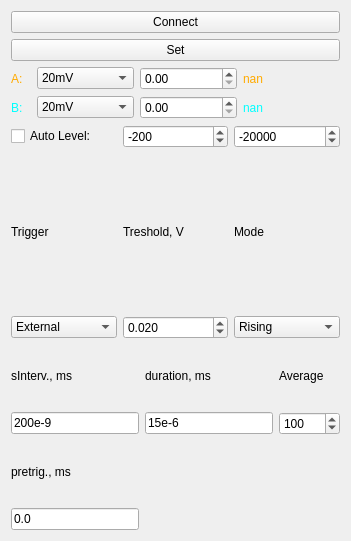
           <widget class="QWidget" name="Picoscope">
            <property name="geometry">
             <rect>
              <x>0</x>
              <y>0</y>
              <width>351</width>
              <height>541</height>
             </rect>
            </property>
            <attribute name="label">
             <string>Picoscope</string>
            </attribute>
            <layout class="QVBoxLayout" name="verticalLayout_6">
             <item>
              <widget class="QPushButton" name="connect_pico">
               <property name="text">
                <string>Connect</string>
               </property>
               <property name="checkable">
                <bool>true</bool>
               </property>
              </widget>
             </item>
             <item>
              <widget class="QPushButton" name="pico_set">
               <property name="text">
                <string>Set</string>
               </property>
              </widget>
             </item>
             <item>
              <layout class="QGridLayout" name="gridLayout_3">
               <item row="0" column="3">
                <widget class="QLabel" name="pico_ChA_value">
                 <property name="styleSheet">
                  <string notr="true">color:rgb(255, 170, 0);</string>
                 </property>
                 <property name="text">
                  <string>nan</string>
                 </property>
                </widget>
               </item>
               <item row="1" column="0">
                <widget class="QLabel" name="labell">
                 <property name="maximumSize">
                  <size>
                   <width>30</width>
                   <height>16777215</height>
                  </size>
                 </property>
                 <property name="styleSheet">
                  <string notr="true">color: rgb(0, 255, 255);</string>
                 </property>
                 <property name="text">
                  <string>B:</string>
                 </property>
                </widget>
               </item>
               <item row="0" column="1">
                <widget class="QComboBox" name="pico_ChA_VRange">
                 <property name="currentIndex">
                  <number>0</number>
                 </property>
                 <item>
                  <property name="text">
                   <string>20mV</string>
                  </property>
                 </item>
                 <item>
                  <property name="text">
                   <string>50mV</string>
                  </property>
                 </item>
                 <item>
                  <property name="text">
                   <string>100mV</string>
                  </property>
                 </item>
                 <item>
                  <property name="text">
                   <string>200mV</string>
                  </property>
                 </item>
                 <item>
                  <property name="text">
                   <string>500mV</string>
                  </property>
                 </item>
                 <item>
                  <property name="text">
                   <string>1V</string>
                  </property>
                 </item>
                 <item>
                  <property name="text">
                   <string>2V</string>
                  </property>
                 </item>
                 <item>
                  <property name="text">
                   <string>5V</string>
                  </property>
                 </item>
                 <item>
                  <property name="text">
                   <string>10V</string>
                  </property>
                 </item>
                 <item>
                  <property name="text">
                   <string>20V</string>
                  </property>
                 </item>
                </widget>
               </item>
               <item row="0" column="2">
                <widget class="QDoubleSpinBox" name="pico_ChA_offset"/>
               </item>
               <item row="0" column="0">
                <widget class="QLabel" name="label_3">
                 <property name="maximumSize">
                  <size>
                   <width>20</width>
                   <height>16777215</height>
                  </size>
                 </property>
                 <property name="styleSheet">
                  <string notr="true">color: rgb(255, 170, 0);</string>
                 </property>
                 <property name="text">
                  <string>A:</string>
                 </property>
                </widget>
               </item>
               <item row="1" column="2">
                <widget class="QDoubleSpinBox" name="pico_ChB_offset"/>
               </item>
               <item row="1" column="3">
                <widget class="QLabel" name="pico_ChB_value">
                 <property name="styleSheet">
                  <string notr="true">color: rgb(0, 255, 255);</string>
                 </property>
                 <property name="text">
                  <string>nan</string>
                 </property>
                </widget>
               </item>
               <item row="1" column="1">
                <widget class="QComboBox" name="pico_ChB_VRange">
                 <property name="currentIndex">
                  <number>0</number>
                 </property>
                 <item>
                  <property name="text">
                   <string>20mV</string>
                  </property>
                 </item>
                 <item>
                  <property name="text">
                   <string>50mV</string>
                  </property>
                 </item>
                 <item>
                  <property name="text">
                   <string>100mV</string>
                  </property>
                 </item>
                 <item>
                  <property name="text">
                   <string>200mV</string>
                  </property>
                 </item>
                 <item>
                  <property name="text">
                   <string>500mV</string>
                  </property>
                 </item>
                 <item>
                  <property name="text">
                   <string>1V</string>
                  </property>
                 </item>
                 <item>
                  <property name="text">
                   <string>2V</string>
                  </property>
                 </item>
                 <item>
                  <property name="text">
                   <string>5V</string>
                  </property>
                 </item>
                 <item>
                  <property name="text">
                   <string>10V</string>
                  </property>
                 </item>
                 <item>
                  <property name="text">
                   <string>20V</string>
                  </property>
                 </item>
                </widget>
               </item>
              </layout>
             </item>
             <item>
              <layout class="QHBoxLayout" name="horizontalLayout_5">
               <item>
                <widget class="QCheckBox" name="pico_AutoRange">
                 <property name="text">
                  <string>Auto Level:</string>
                 </property>
                </widget>
               </item>
               <item>
                <widget class="QSpinBox" name="pico_AutoRange_min">
                 <property name="minimum">
                  <number>-650000</number>
                 </property>
                 <property name="maximum">
                  <number>650000</number>
                 </property>
                 <property name="value">
                  <number>-200</number>
                 </property>
                </widget>
               </item>
               <item>
                <widget class="QSpinBox" name="pico_AutoRange_max">
                 <property name="minimum">
                  <number>-650000</number>
                 </property>
                 <property name="maximum">
                  <number>650000</number>
                 </property>
                 <property name="value">
                  <number>-20000</number>
                 </property>
                </widget>
               </item>
              </layout>
             </item>
             <item>
              <layout class="QGridLayout" name="gridLayout_5">
               <item row="0" column="0">
                <widget class="QLabel" name="label_5">
                 <property name="text">
                  <string>Trigger</string>
                 </property>
                </widget>
               </item>
               <item row="0" column="1">
                <widget class="QLabel" name="label_6">
                 <property name="text">
                  <string>Treshold, V</string>
                 </property>
                </widget>
               </item>
               <item row="0" column="2">
                <widget class="QLabel" name="label_7">
                 <property name="text">
                  <string>Mode</string>
                 </property>
                </widget>
               </item>
               <item row="1" column="0">
                <widget class="QComboBox" name="pico_TrigSource">
                 <item>
                  <property name="text">
                   <string>External</string>
                  </property>
                 </item>
                 <item>
                  <property name="text">
                   <string>A</string>
                  </property>
                 </item>
                 <item>
                  <property name="text">
                   <string>B</string>
                  </property>
                 </item>
                </widget>
               </item>
               <item row="1" column="1">
                <widget class="QDoubleSpinBox" name="pico_TrigThreshold">
                 <property name="toolTip">
                  <string>triggering level</string>
                 </property>
                 <property name="decimals">
                  <number>3</number>
                 </property>
                 <property name="minimum">
                  <double>-99.000000000000000</double>
                 </property>
                 <property name="value">
                  <double>0.020000000000000</double>
                 </property>
                </widget>
               </item>
               <item row="1" column="2">
                <widget class="QComboBox" name="pico_Trig_mode">
                 <item>
                  <property name="text">
                   <string>Rising</string>
                  </property>
                 </item>
                 <item>
                  <property name="text">
                   <string>Falling</string>
                  </property>
                 </item>
                 <item>
                  <property name="text">
                   <string>Above</string>
                  </property>
                 </item>
                 <item>
                  <property name="text">
                   <string>Below</string>
                  </property>
                 </item>
                 <item>
                  <property name="text">
                   <string>RiseOrFall</string>
                  </property>
                 </item>
                </widget>
               </item>
              </layout>
             </item>
             <item>
              <layout class="QGridLayout" name="gridLayout_7">
               <item row="0" column="0">
                <widget class="QLabel" name="label_8">
                 <property name="text">
                  <string>sInterv., ms</string>
                 </property>
                </widget>
               </item>
               <item row="0" column="1">
                <widget class="QLabel" name="label_9">
                 <property name="text">
                  <string>duration, ms</string>
                 </property>
                </widget>
               </item>
               <item row="0" column="2">
                <widget class="QLabel" name="label_10">
                 <property name="text">
                  <string>Average</string>
                 </property>
                </widget>
               </item>
               <item row="1" column="0">
                <widget class="QLineEdit" name="pico_sampleInterval">
                 <property name="inputMethodHints">
                  <set>Qt::ImhPreferNumbers</set>
                 </property>
                 <property name="text">
                  <string>200e-9</string>
                 </property>
                </widget>
               </item>
               <item row="1" column="1">
                <widget class="QLineEdit" name="pico_samplingDuration">
                 <property name="inputMethodHints">
                  <set>Qt::ImhPreferNumbers</set>
                 </property>
                 <property name="text">
                  <string>15e-6</string>
                 </property>
                </widget>
               </item>
               <item row="1" column="2">
                <widget class="QSpinBox" name="pico_n_captures">
                 <property name="minimum">
                  <number>1</number>
                 </property>
                 <property name="maximum">
                  <number>10000</number>
                 </property>
                 <property name="value">
                  <number>100</number>
                 </property>
                </widget>
               </item>
               <item row="3" column="0">
                <widget class="QLineEdit" name="pico_pretrig">
                 <property name="text">
                  <string>0.0</string>
                 </property>
                </widget>
               </item>
               <item row="2" column="0">
                <widget class="QLabel" name="label_14">
                 <property name="text">
                  <string>pretrig., ms</string>
                 </property>
                </widget>
               </item>
              </layout>
             </item>
            </layout>
           </widget>
